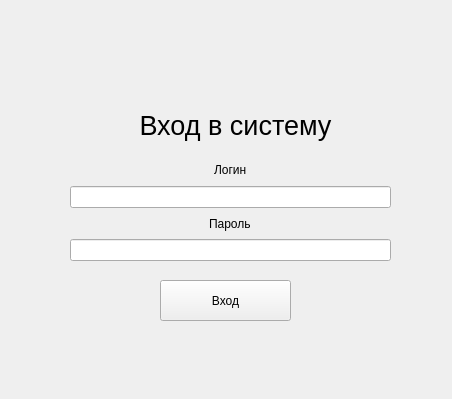
<?xml version="1.0" encoding="UTF-8"?>
<ui version="4.0">
 <class>Login</class>
 <widget class="QWidget" name="Login">
  <property name="geometry">
   <rect>
    <x>0</x>
    <y>0</y>
    <width>452</width>
    <height>399</height>
   </rect>
  </property>
  <property name="windowTitle">
   <string>Вход</string>
  </property>
  <widget class="QWidget" name="layoutWidget">
   <property name="geometry">
    <rect>
     <x>70</x>
     <y>160</y>
     <width>321</width>
     <height>101</height>
    </rect>
   </property>
   <property name="font">
    <font>
     <family>Segoe UI</family>
    </font>
   </property>
   <layout class="QVBoxLayout" name="verticalLayout_4">
    <item>
     <layout class="QVBoxLayout" name="verticalLayout_3">
      <item>
       <layout class="QVBoxLayout" name="verticalLayout">
        <item alignment="Qt::AlignmentFlag::AlignHCenter">
         <widget class="QLabel" name="label_2">
          <property name="font">
           <font>
            <family>Segoe UI</family>
           </font>
          </property>
          <property name="text">
           <string>Логин</string>
          </property>
         </widget>
        </item>
        <item>
         <widget class="QLineEdit" name="usernameEdit">
          <property name="font">
           <font>
            <family>Segoe UI</family>
           </font>
          </property>
         </widget>
        </item>
       </layout>
      </item>
      <item>
       <layout class="QVBoxLayout" name="verticalLayout_2">
        <item alignment="Qt::AlignmentFlag::AlignHCenter">
         <widget class="QLabel" name="label">
          <property name="font">
           <font>
            <family>Segoe UI</family>
           </font>
          </property>
          <property name="text">
           <string>Пароль</string>
          </property>
         </widget>
        </item>
        <item>
         <widget class="QLineEdit" name="passwordEdit">
          <property name="font">
           <font>
            <family>Segoe UI</family>
           </font>
          </property>
          <property name="echoMode">
           <enum>QLineEdit::EchoMode::Password</enum>
          </property>
         </widget>
        </item>
       </layout>
      </item>
     </layout>
    </item>
   </layout>
  </widget>
  <widget class="QLabel" name="label_3">
   <property name="geometry">
    <rect>
     <x>120</x>
     <y>100</y>
     <width>231</width>
     <height>51</height>
    </rect>
   </property>
   <property name="font">
    <font>
     <family>Segoe UI</family>
     <pointsize>20</pointsize>
    </font>
   </property>
   <property name="text">
    <string>Вход в систему</string>
   </property>
   <property name="alignment">
    <set>Qt::AlignmentFlag::AlignCenter</set>
   </property>
  </widget>
  <widget class="QPushButton" name="login">
   <property name="geometry">
    <rect>
     <x>160</x>
     <y>280</y>
     <width>131</width>
     <height>41</height>
    </rect>
   </property>
   <property name="font">
    <font>
     <family>Segoe UI</family>
    </font>
   </property>
   <property name="autoFillBackground">
    <bool>false</bool>
   </property>
   <property name="text">
    <string>Вход</string>
   </property>
   <property name="autoDefault">
    <bool>false</bool>
   </property>
  </widget>
  <widget class="QLabel" name="label_4">
   <property name="geometry">
    <rect>
     <x>190</x>
     <y>10</y>
     <width>81</width>
     <height>111</height>
    </rect>
   </property>
   <property name="text">
    <string/>
   </property>
   <property name="pixmap">
    <pixmap>../../Downloads/clipart375318 (1).png</pixmap>
   </property>
   <property name="scaledContents">
    <bool>true</bool>
   </property>
  </widget>
 </widget>
 <resources/>
 <connections/>
</ui>
